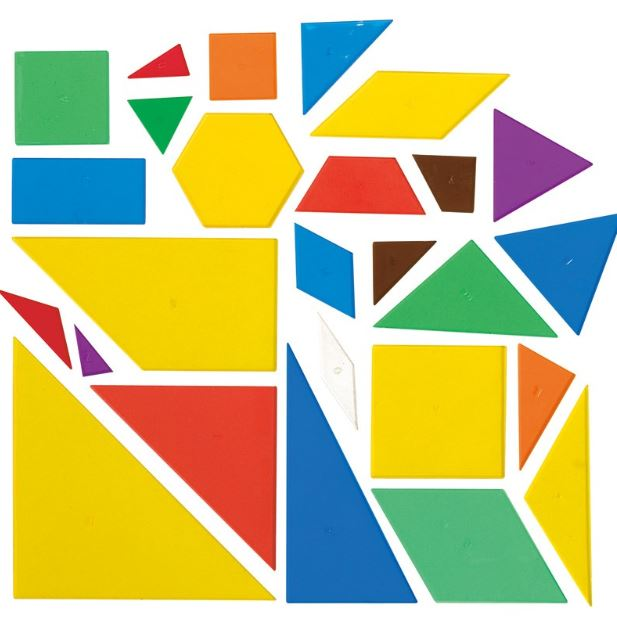
#> input picture Images/Polygons.JPG, 617 x 626 px
$ python hough_lines.py
#> lines starting #> are read from the running program, lines starting #| are printed output that depends on the picture; after the words box and inside, x2 and y2 are one past the last pixel; in counts of white or black regions, pixels touching at a corner belong together; long printed decimals are rounded
import cv2
import numpy as np

img = cv2.imread('../Images/Polygons.JPG')
#> img is the input picture: shape (626, 617, 3); mean B, G, R 139.3, 197.8, 201.2
gray = cv2.cvtColor(img,cv2.COLOR_BGR2GRAY)
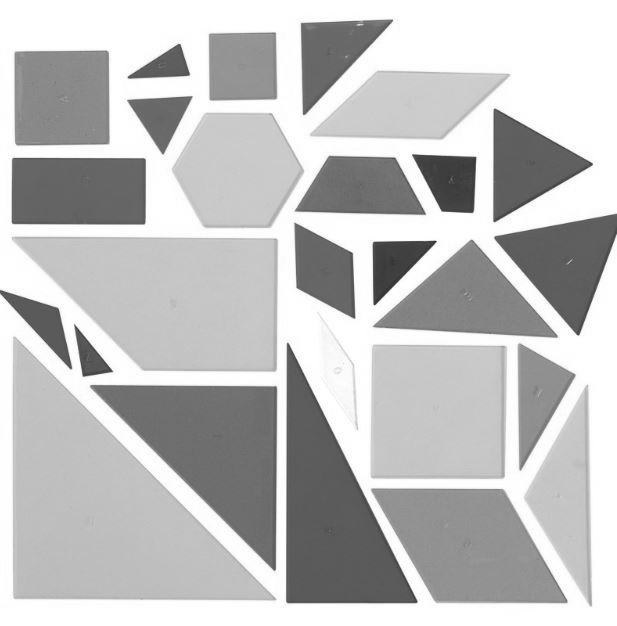
#> gray: shape (626, 617); min 36, max 255, mean 192.1
edges = cv2.Canny(gray,50,150,apertureSize = 3)
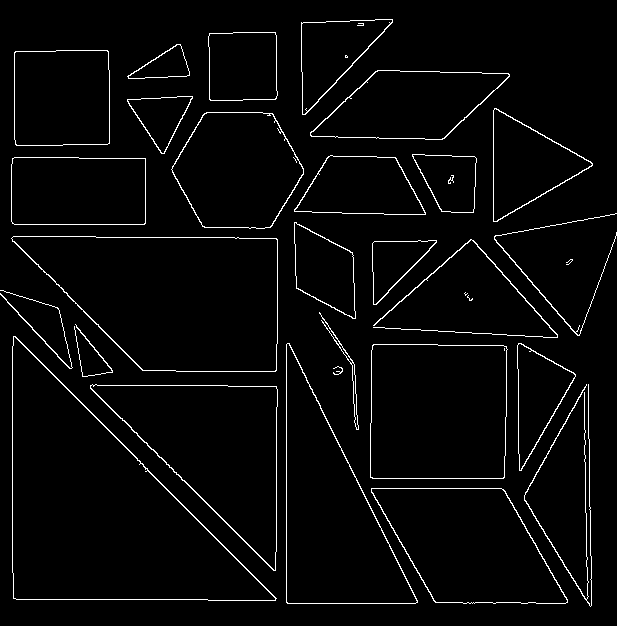
#> edges: shape (626, 617); 3.1% white in thin lines or dots

lines = cv2.HoughLines(edges,1,np.pi/180,120)
#> lines = 34 rows, first 8: [228, 2.36], [286, 0], [161, 2.36], [12, 0], [276, 0], [210, 2.36], [599, 1.57], [603, 1.57]
for line in lines:
	rho,theta = line[0]
	a = np.cos(theta)
	b = np.sin(theta)
	x0 = a*rho
	y0 = b*rho
	x1 = int(x0 + 1000*(-b))
	y1 = int(y0 + 1000*(a))
	x2 = int(x0 - 1000*(-b))
	y2 = int(y0 - 1000*(a))

	cv2.line(img,(x1,y1),(x2,y2),(0,0,0),2)

	print(rho,theta/np.pi*180)
#> this loop made 34 passes
#> (rho, theta, a, b, x0, y0, x1, y1) on passes 1 to 12: (228, 2.36, -0.707, 0.707, -161.2, 161.2, -868, -545), (286, 0, 1, 0, 286, 0, 286, 1000), (161, 2.36, -0.707, 0.707, -113.8, 113.8, -820, -593), (12, 0, 1, 0, 12, 0, 12, 1000), (276, 0, 1, 0, 276, 0, 276, 1000), (210, 2.36, -0.707, 0.707, -148.5, 148.5, -855, -558), (599, 1.57, -4.37e-08, 1, -2.62e-05, 599, -1000, 598), (603, 1.57, -4.37e-08, 1, -2.64e-05, 603, -1000, 602), (-110, 2.69, -0.899, 0.438, 98.87, -48.22, -339, -947), (-581, 3.12, -1, 0.0175, 580.9, -10.14, 563, -1009), (-100, 2.67, -0.891, 0.454, 89.1, -45.4, -364, -936), (234, 1.59, -0.0175, 1, -4.08, 234, -1003, 216)
#| 228.0 135.000
#| 286.0 0.0
#| 161.0 135.000
#| 12.0 0.0
#| 276.0 0.0
#| 210.0 135.000
#| 599.0 90.000
#| 603.0 90.000
#> (further printed lines are left out)
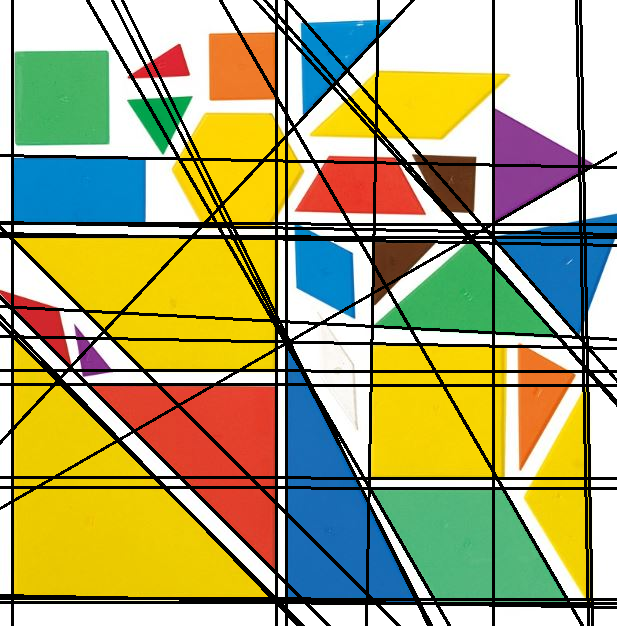
#> img: shape (626, 617, 3); 14.63% of pixels changed, all inside (x1, y1, x2, y2) = (0, 0, 617, 626)


print(img.shape, len(lines))
#| (626, 617, 3) 34

cv2.namedWindow("HoughLines", cv2.WINDOW_NORMAL)
cv2.resizeWindow("HoughLines", (1000,1200))
cv2.imshow('HoughLines',img)
cv2.imshow("Canny Edges", edges)
cv2.waitKey(0)

$ run again, with Images/Cars.JPG copied over Images/Polygons.JPG
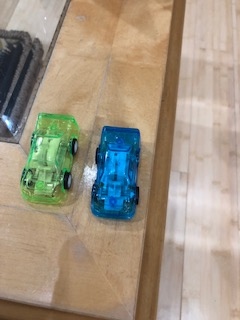
#> input picture Images/Cars.JPG, 240 x 320 px
#> img is the input picture: shape (320, 240, 3); mean B, G, R 130.8, 148.8, 161.2
#> `edges = cv2.Canny(gray,50,150,apertureSize = 3)`:
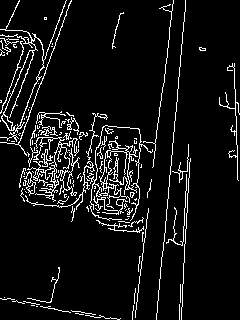
#> edges: shape (320, 240); 7.6% white in thin lines or dots
#> lines = [[172, 0.122], [184, 0.0873], [197, 0.0524]]
#> the loop `for line in lines:` made 3 passes
#> (rho, theta, a, b, x0, y0, x1, y1) on passes 1 to 3: (172, 0.122, 0.993, 0.122, 170.7, 20.96, 48, 1013), (184, 0.0873, 0.996, 0.0872, 183.3, 16.04, 96, 1012), (197, 0.0524, 0.999, 0.0523, 196.7, 10.31, 144, 1008)
#> (printed output is left out)
#> after the loop `for line in lines:`:
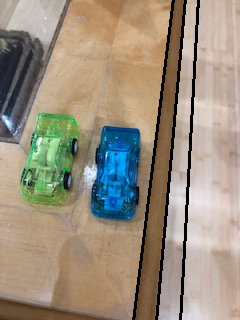
#> img: shape (320, 240, 3); 3.76% of pixels changed, all inside (x1, y1, x2, y2) = (132, 0, 200, 320)
#| (320, 240, 3) 3

$ run again, with Images/ChessBoard.jpg copied over Images/Polygons.JPG
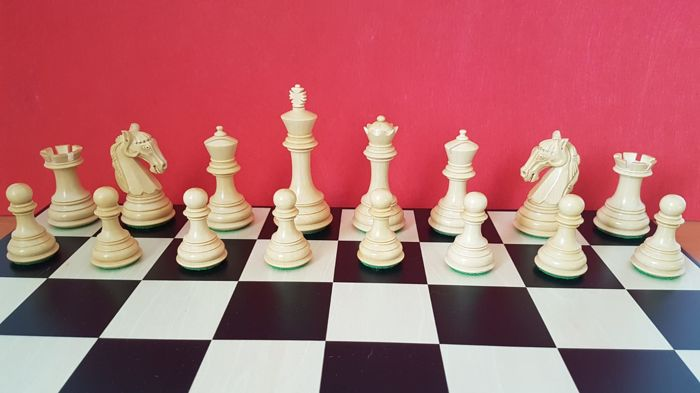
#> input picture Images/ChessBoard.jpg, 700 x 393 px
#> img is the input picture: shape (393, 700, 3); mean B, G, R 112.8, 109.1, 179
#> `edges = cv2.Canny(gray,50,150,apertureSize = 3)`:
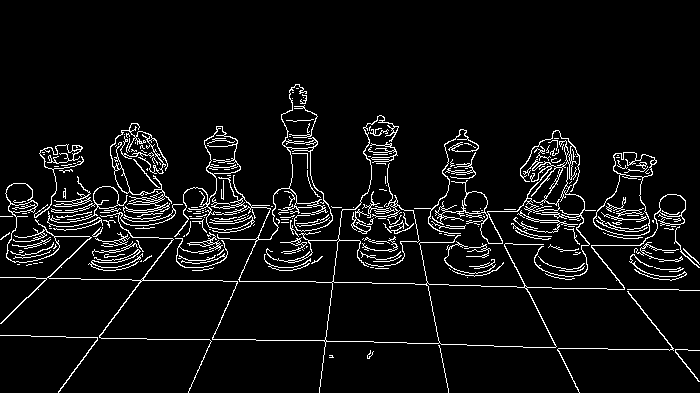
#> edges: shape (393, 700); 6% white in thin lines or dots, all inside (x1, y1, x2, y2) = (0, 84, 700, 393)
#> lines = 199 rows, first 8: [277, 1.59], [335, 1.59], [234, 1.59], [202, 1.59], [328, 1.61], [212, 1.57], [208, 1.59], [204, 1.59]
#> the loop `for line in lines:` made 199 passes
#> (rho, theta, a, b, x0, y0, x1, y1) on passes 1 to 3: (277, 1.59, -0.0175, 1, -4.83, 277, -1004, 259), (335, 1.59, -0.0175, 1, -5.85, 334.9, -1005, 317), (234, 1.59, -0.0175, 1, -4.08, 234, -1003, 216)
#> (printed output is left out)
#> after the loop `for line in lines:`:
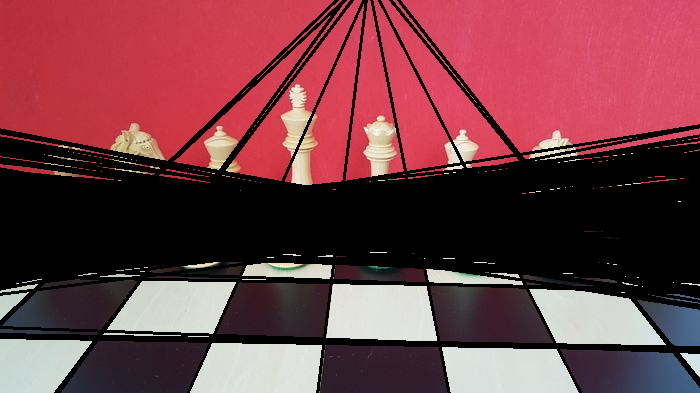
#> img: shape (393, 700, 3); mean B, G, R 69, 61.7, 115.1
#| (393, 700, 3) 199
